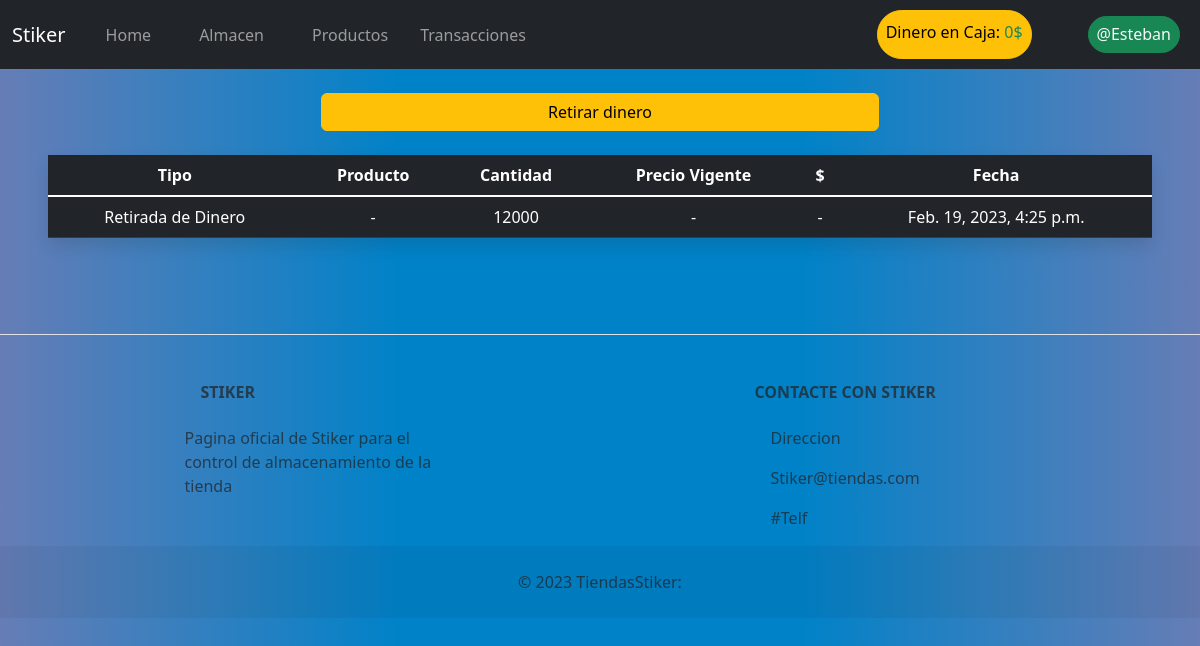
The app's page /Caja/ (signed in), older data.
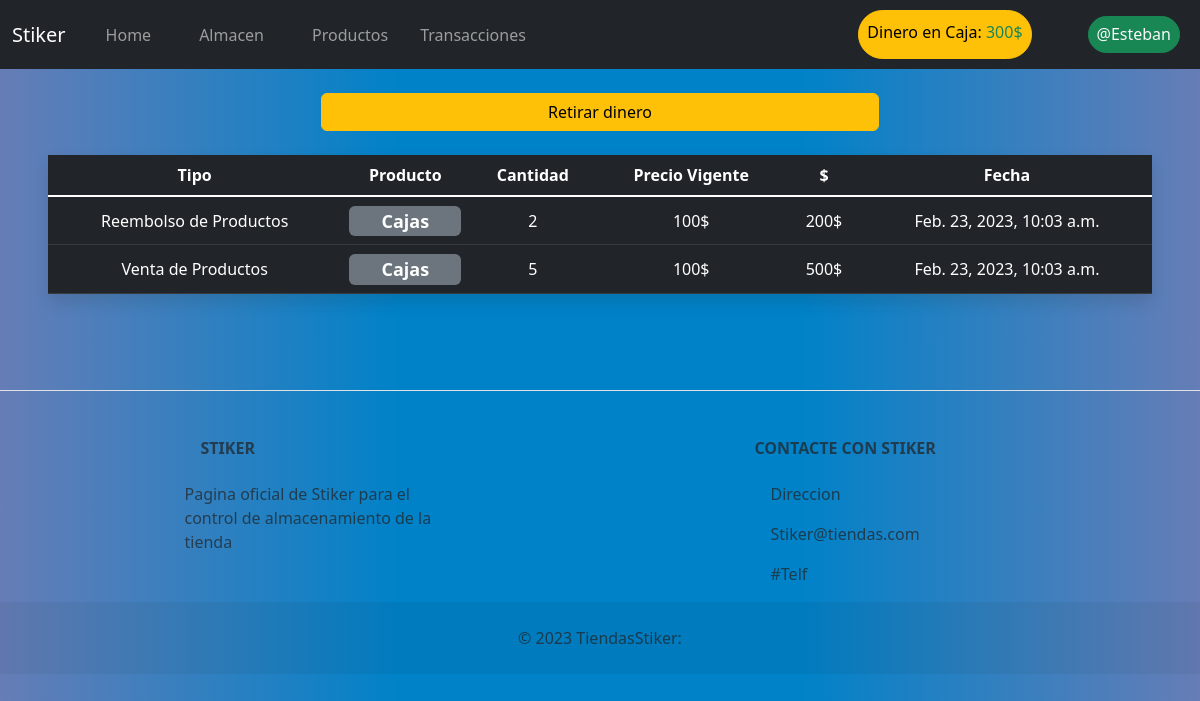
The same page, newer data.
### AlmacenApp/models.py (models this page shows, shortened)
class RegisteCash(models.Model):
    money=models.IntegerField(default=0)

class Movement(models.Model):
    MChoise = [
        ('EP','Entrada de Productos'),
        ('CP','Creado Producto'),
        ('SP','Salida de Productos'),
        ('RD','Retirada de Dinero'),
        ("eP","Editado de Producto"),
        ("VP","Venta de Productos"),
        ("rP","Reembolso de Productos"),
        ("RP","Remover Producto")]
    type=models.CharField(max_length=2,choices=MChoise)
    date=models.DateTimeField(default=datetime.now,blank=True)
    price=models.IntegerField(default=0)
    lot=models.IntegerField(default=0)
    product=models.ForeignKey(Product, on_delete=models.CASCADE,null=True,blank=True,related_name="RN_product")

class Product(models.Model):
    name=models.CharField(max_length=30, unique=True)
    price=models.IntegerField()
    image=models.ImageField(blank=True,null=True,upload_to='productos',default="no_imagen.jpg", height_field=None, width_field=None, max_length=None)
    stored=models.IntegerField(blank=True,default=0)
    sold=models.IntegerField(blank=True,default=0)
    description=models.CharField(max_length=100,blank=True)
    removed=models.BooleanField(default=False)

### AlmacenApp/views.py (the view, shortened to what this page needs)
# urls.py: path('Caja/', views.CajaView,name='caja'),
def CajaView(request):
    movements=Movement.objects.filter(Q(type="VP") | Q(type="RD") | Q(type="rP")).order_by('-date')[:50]
    return render(request,"Caja.html",{"movements":movements})

### AlmacenApp/global.py (called while the page is built)
def UserGroups(request):
    groups=[]
    for group  in  request.user.groups.all():
        groups += {group.name}
    return  {"Groups":groups}

def GlobalElements(request):
    registe_cash=RegisteCash.objects.all().first()
    if registe_cash:
        return {"registe_cash":registe_cash,"year":datetime.today().year}
    pass

### AlmacenApp/Templates/Caja.html (shortened to what this page needs)
{% extends 'Base.html' %}
{% load static %}
{% block contenido %}
    {% if user.is_authenticated and "Administradores" in Groups %}
        <div class="continer-md">
            <div class="container my-4"style="text-align: center;">
                <div class="d-grid gap-2 col-6 mx-auto">
                        <button type="button" class="btn btn-warning " data-bs-toggle="modal" data-bs-target="#RetirarModal" data-bs-whatever="@RetDin">Retirar dinero</button>
                </div>
            </div>
            <div class="continer my-2 mx-5 w-3">
                <table class="table table-dark centrado shadow p-3 mb-5 bg-body-tertiary rounded">
                    <thead>
                    <tr>
                        <th scope="col">Tipo</th>
                        <th scope="col">Producto</th>
                        <th scope="col">Cantidad</th>
                        <th scope="col">Precio Vigente</th>
                        <th scope="col">$</th>
                        <th scope="col">Fecha</th>
                    </tr>
                    </thead>
                    <tbody class="table-group-divider">
                    {% for movement in movements %}
                    <tr>
                        <td>{{movement.get_type_display}}</td>
                            {% if movement.type == "VP" or movement.type == "rP" %}
                                <td>
                                    <a class="link-light h4 fill" style=" text-decoration: none;" href="{% url 'producto' movement.product.id %}">
                                        <span class="badge bg-secondary w-100" >
                                            {{movement.product.name}}
                                        </span>
                                    </a>
                                </td>
                                <td>{{movement.lot}}</td>
                                <td>{{movement.price}}$</td>
                                <td>{% widthratio movement.price 1 movement.lot %}$</td>
                            {% elif movement.type == "RD" %}
                                <td>-</td>
                                <td>{{movement.lot}}</td>
                                <td>-</td>
                                <td>-</td>
                            {% endif %}
                        <td>{{movement.date}}</td>
                    </tr>
                    {% endfor %}
                    </tbody>
                </table>
            </div>
        </div>
    {% else %}
        <meta http-equiv="Refresh" content="0; url='{% url 'home' %}'" />
    {% endif %}
{% endblock  %}

### AlmacenApp/Templates/Base.html (shortened to what this page needs)
<!DOCTYPE html>
<html>
<head >
  </body>
    {% load static %}
    <link href="{% static 'bootstrap/css/bootstrap.min.css'%}" rel="stylesheet">
    <link href="{% static 'css/styles.css'%}" rel="stylesheet">
</head>
<body class='bodycolor'>
  <nav class="navbar navbar-expand navbar-dark bg-dark">
    <div class="container-fluid">
      <div class="collapse navbar-collapse" id="navbarTogglerDemo01">
        <a class="navbar-brand" href="#">Stiker</a>
        <ul class="navbar-nav me-auto mb-2 mb-lg-0">
            <li class="nav-item">
              <a class="mx-3 nav-link {% if '/Home' in request.path %}active{% endif %}" aria-current="page" href="{% url 'home'%}">Home</a>
            </li>
            <li class="nav-item">
              <a class="mx-3 nav-link {% if '/Almacen' in request.path %}active{% endif %}" href="{% url 'almacen'%}">Almacen</a>
            </li>
            <li class="nav-item">
              <a class="mx-3 nav-link {% if '/Productos' in request.path %}active{% endif %}" href="{% url 'productos'%}">Productos</a>
            </li>
            {% if user.is_authenticated %}
              <li class="nav-item">
                <a class="nav-link {% if '/Transacciones' in request.path%}active{% endif %}" href="{% url 'transacciones'%}">Transacciones </a>
              </li>
            {% endif %}
        </ul>
        {% if user.is_authenticated %}
          <a class="btn btn-warning p-2 mx-5" type="button" {% if "Administradores" in Groups %} href="{% url 'caja' %}"{% endif %} style="border-radius: 60px;" >
            <p class="h6 pt-1">
              Dinero en Caja:
            <span class="text-success">
                {{registe_cash.money}}$
              </span>
            </p>
          </a>
        {% endif %}
        <div style="border-radius: 60px;" class="bg-success  h6 text-light border border-success m-2 p-2" type="button" data-bs-toggle="offcanvas" data-bs-target="#offcanvasRight" aria-controls="offcanvasRight">
          {% if user.is_authenticated %}
            @{{user.username}}
          {% else %}
            Ingresar
          {% endif %}
        </div>
      </div>
    </div>
  </nav>
  {% block contenido %}
  {% endblock  %}
</body>
<footer class="text-center text-lg-start bg-light text-muted bodycolor">
  <section class="d-flex justify-content-center justify-content-lg-between p-4 border-bottom">
  </section>
  <section class="">
    <div class="container text-center text-md-start mt-5">
      <div class="row mt-3">
        <div class="col-md-3 col-lg-4 col-xl-3 mx-auto mb-4">
          <h6 class="text-uppercase fw-bold mb-4">
            Stiker
          </h6>
          <p>
            Pagina oficial de Stiker para el control de almacenamiento de la tienda
          </p>
        </div>
        <div class="col-md-4 col-lg-3 col-xl-3 mx-auto mb-md-0 mb-4">
          <h6 class="text-uppercase fw-bold mb-4">Contacte con Stiker</h6>
          <p>Direccion</p>
          <p>
            Stiker@tiendas.com
          </p>
          <p>#Telf</p>
        </div>
      </div>
    </div>
  </section>
  <div class="text-center p-4" style="background-color: rgba(0, 0, 0, 0.05);">
    © {{year}} TiendasStiker:
  </div>
</footer>
</html>

Row changes from the older to the newer data that the page shows:
removed Movement: type "Retirada de Dinero", lot "12000", date "Feb. 19, 2023, 4:25 p.m."
changed RegisteCash: money "0" → "300"
added Movement: type "Reembolso de Productos", product.name "Cajas", lot "2", price "100", price+lot "200", date "Feb. 23, 2023, 10:03 a.m."
added Movement: type "Venta de Productos", product.name "Cajas", lot "5", price "100", price+lot "500", date "Feb. 23, 2023, 10:03 a.m."
